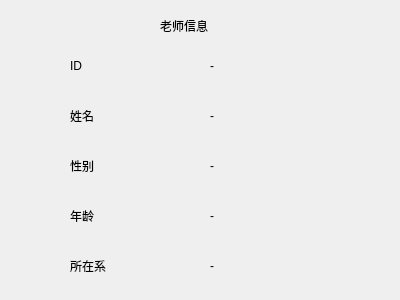
<?xml version="1.0" encoding="UTF-8"?>
<ui version="4.0">
 <class>t_1</class>
 <widget class="QDialog" name="t_1">
  <property name="geometry">
   <rect>
    <x>0</x>
    <y>0</y>
    <width>400</width>
    <height>300</height>
   </rect>
  </property>
  <property name="windowTitle">
   <string>Dialog</string>
  </property>
  <widget class="QLabel" name="label">
   <property name="geometry">
    <rect>
     <x>160</x>
     <y>20</y>
     <width>54</width>
     <height>12</height>
    </rect>
   </property>
   <property name="text">
    <string>老师信息</string>
   </property>
  </widget>
  <widget class="QLabel" name="label_2">
   <property name="geometry">
    <rect>
     <x>70</x>
     <y>60</y>
     <width>54</width>
     <height>12</height>
    </rect>
   </property>
   <property name="text">
    <string>ID</string>
   </property>
  </widget>
  <widget class="QLabel" name="label_3">
   <property name="geometry">
    <rect>
     <x>70</x>
     <y>110</y>
     <width>54</width>
     <height>12</height>
    </rect>
   </property>
   <property name="text">
    <string>姓名</string>
   </property>
  </widget>
  <widget class="QLabel" name="label_4">
   <property name="geometry">
    <rect>
     <x>70</x>
     <y>160</y>
     <width>54</width>
     <height>12</height>
    </rect>
   </property>
   <property name="text">
    <string>性别</string>
   </property>
  </widget>
  <widget class="QLabel" name="label_5">
   <property name="geometry">
    <rect>
     <x>70</x>
     <y>210</y>
     <width>54</width>
     <height>12</height>
    </rect>
   </property>
   <property name="text">
    <string>年龄</string>
   </property>
  </widget>
  <widget class="QLabel" name="label_6">
   <property name="geometry">
    <rect>
     <x>70</x>
     <y>260</y>
     <width>54</width>
     <height>12</height>
    </rect>
   </property>
   <property name="text">
    <string>所在系</string>
   </property>
  </widget>
  <widget class="QLabel" name="label_7">
   <property name="geometry">
    <rect>
     <x>210</x>
     <y>60</y>
     <width>54</width>
     <height>12</height>
    </rect>
   </property>
   <property name="text">
    <string>-</string>
   </property>
  </widget>
  <widget class="QLabel" name="label_8">
   <property name="geometry">
    <rect>
     <x>210</x>
     <y>110</y>
     <width>54</width>
     <height>12</height>
    </rect>
   </property>
   <property name="text">
    <string>-</string>
   </property>
  </widget>
  <widget class="QLabel" name="label_9">
   <property name="geometry">
    <rect>
     <x>210</x>
     <y>160</y>
     <width>54</width>
     <height>12</height>
    </rect>
   </property>
   <property name="text">
    <string>-</string>
   </property>
  </widget>
  <widget class="QLabel" name="label_10">
   <property name="geometry">
    <rect>
     <x>210</x>
     <y>210</y>
     <width>54</width>
     <height>12</height>
    </rect>
   </property>
   <property name="text">
    <string>-</string>
   </property>
  </widget>
  <widget class="QLabel" name="label_11">
   <property name="geometry">
    <rect>
     <x>210</x>
     <y>260</y>
     <width>54</width>
     <height>12</height>
    </rect>
   </property>
   <property name="text">
    <string>-</string>
   </property>
  </widget>
 </widget>
 <resources/>
 <connections/>
</ui>
